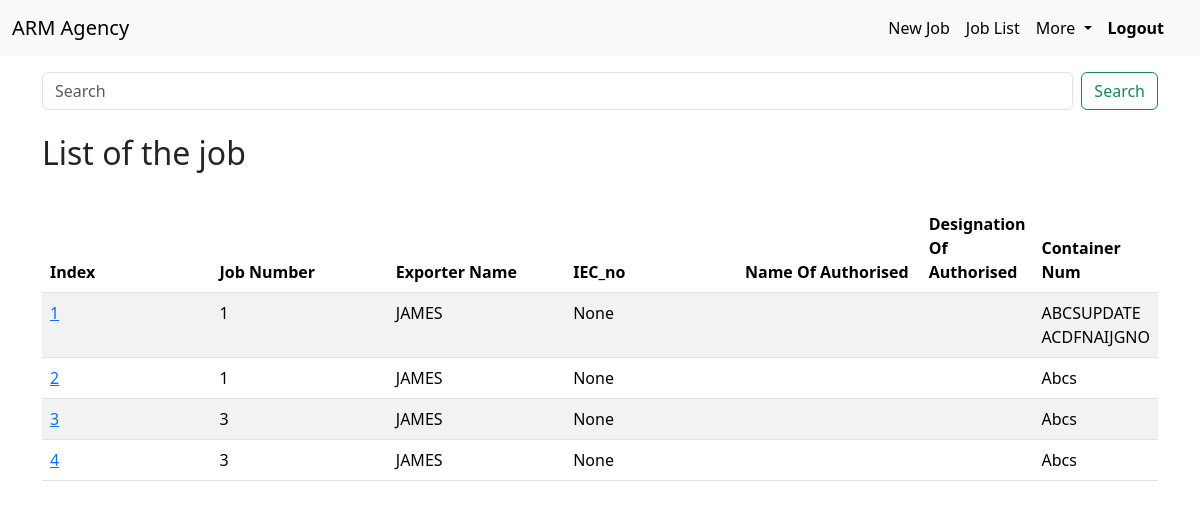
Screenshot of /jobVGM/list (signed in) with the database file from the repository.
### jobVGM/models.py (models this page shows, shortened)
class VgmModel(models.Model):
    PERMISSIBLE_WEIGHT_CHOICES = [
        (32500, '32,500 lbs'),
        (32450, '32,450 lbs'),
    ]
    index = models.ForeignKey(DataOfJob, on_delete=models.CASCADE, primary_key=True)
    jobNumber = models.IntegerField(blank=True, null=True)
    exporterName = models.CharField(max_length=255, blank=True)
    exporterAddress = models.CharField(max_length=255, blank=True)
    IEC_no = models.IntegerField(blank=True, null=True)
    NameOfAuthorised = models.CharField(max_length=255, blank=True)
    bookingNum = models.CharField(max_length=255, blank=True)
    DesignationOfAuthorised = models.CharField(max_length=255, blank=True)
    contactDetail = models.IntegerField(blank=True, null=True)
    containerNum = models.CharField(max_length=255, blank=True)
    size_20 = models.BooleanField('size=20', default=False)
    size_40 = models.BooleanField('size=40', default=False)
    permissibleWeight = models.IntegerField(blank=True, null=True, choices=PERMISSIBLE_WEIGHT_CHOICES)
    WeighBridgeRegistration = models.CharField(max_length=255, blank=True)
    WeighBridgeAddress = models.CharField(max_length=255, blank=True)
    emptyContainerMass = models.FloatField(blank=True, null=True)
    goodMass = models.FloatField(blank=True, null=True)
    dateOfWeigh = models.DateField(blank=True, null=True)
    timeofWeigh = models.TimeField(blank=True, null=True)
    cargoWeight = models.IntegerField(blank=True, null=True)
    containerWeight = models.IntegerField(blank=True, null=True)
    verifiedGrossMass = models.FloatField(blank=True, null=True)
    weightmentSlipNum = models.CharField(max_length=255, blank=True)
    unitOfMeasure = models.CharField(max_length=255, blank=True)
    typeOF = models.CharField(max_length=255, default='NA', blank=True)
    ifHazardous = models.CharField(max_length=255, default='NA', blank=True)
    signatureImg = models.ImageField(upload_to='signature_pic/%y', blank=True, null=True)
    todayDate = models.DateField(default=date.today)
    vesselName = models.CharField(max_length=255, blank=True, null=True, default='NA')
    vcnNo = models.CharField(max_length=255, blank=True, null=True, default='NA')

### jobData/models.py (models this page shows, shortened)
class DataOfJob(models.Model):
    index = models.IntegerField(primary_key=True)
    jobNumber = models.IntegerField()
    noOfBooking = models.IntegerField(default=1)
    container_no = models.CharField(max_length=255)
    shippingLine = models.CharField(max_length=255)
    Forwarder = models.CharField(max_length=255)
    bookingNum = models.CharField(max_length=255)
    exporterName = models.CharField(max_length=255)
    exporterAddress = models.CharField(max_length=255)
    size_20 = models.BooleanField('size=20', default=False)
    size_40 = models.BooleanField('size=40', default=False)
    tues_1 = models.IntegerField(default=0)
    tues_2 = models.IntegerField(default=0)
    totalTues_1 = models.IntegerField(default=0)
    totalTues_2 = models.IntegerField(default=0)
    todayDate = models.DateField(default=date.today)
    def __str__(self):
        return str(self.index)

### jobVGM/views.py (the view)
# urls.py: path('list', views.VGMformList.as_view(), name='vgmList'),
class VGMformList(LoginRequiredMixin, generic.ListView):
    model = VgmModel
    context_object_name = 'vgmList'
    template_name = 'jobVGM/vgmmodel_list.html'

### jobVGM/templates/jobVGM/vgmmodel_list.html
{% extends 'base.html' %}
{% block content %}
<form method="GET" action="{% url 'jobVGM:search' %}" class="d-flex" role="search">
    <input class="form-control me-2" type="search" placeholder="Search" aria-label="Search" name="search" id="search">
    <button class="btn btn-outline-success" type="submit">Search</button>
  </form>
<br>
<h2>List of the job</h2>
<br>
<table class="table table-striped">
    <thead>
      <tr>
        <th style="width: 20%;" scope="col">Index</th>
        <th style="width: 20%;" scope="col">Job Number</th>
        <th style="width: 20%;" scope="col">Exporter Name</th>
        <th style="width: 20%;" scope="col">IEC_no</th>
        <th style="width: 20%;" scope="col">Name Of Authorised</th>
        <th style="width: 20%;" scope="col">Designation Of Authorised</th>
        <th style="width: 20%;" scope="col">Container Num</th>
      </tr>
    </thead>
    <tbody>
        {% for items in vgmList %}
            <tr>
                <td><a href="{% url 'jobVGM:vgmDetail' pk=items.pk %}" class="link-opacity-25-hover">{{ items.index }}</a></td>
                <td>{{ items.jobNumber }}</td>
                <td>{{ items.exporterName }}</td>
                <td>{{ items.IEC_no }}</td>
                <td>{{ items.NameOfAuthorised }}</td>
                <td>{{ items.DesignationOfAuthorised }}</td>
                <td>{{ items.containerNum }}</td>
            </tr>
        {% endfor %}
    </tbody>
  </table>
{% endblock %}

### rows the page displays
VgmModel: index "1", jobNumber "1", exporterName "JAMES", IEC_no "None", containerNum "ABCSUPDATE ACDFNAIJGNO"
VgmModel: index "2", jobNumber "1", exporterName "JAMES", IEC_no "None", containerNum "Abcs"
VgmModel: index "3", jobNumber "3", exporterName "JAMES", IEC_no "None", containerNum "Abcs"
VgmModel: index "4", jobNumber "3", exporterName "JAMES", IEC_no "None", containerNum "Abcs"
